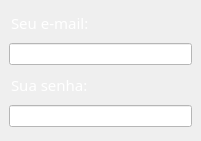
   <widget class="QWidget" name="verticalLayoutWidget">
    <property name="geometry">
     <rect>
      <x>100</x>
      <y>100</y>
      <width>201</width>
      <height>141</height>
     </rect>
    </property>
    <layout class="QVBoxLayout" name="verticalLayout">
     <property name="margin">
      <number>9</number>
     </property>
     <item>
      <widget class="QLabel" name="label_2">
       <property name="sizePolicy">
        <sizepolicy hsizetype="Minimum" vsizetype="Fixed">
         <horstretch>0</horstretch>
         <verstretch>0</verstretch>
        </sizepolicy>
       </property>
       <property name="palette">
        <palette>
         <active>
          <colorrole role="WindowText">
           <brush brushstyle="SolidPattern">
            <color alpha="255">
             <red>255</red>
             <green>255</green>
             <blue>255</blue>
            </color>
           </brush>
          </colorrole>
          <colorrole role="Button">
           <brush brushstyle="SolidPattern">
            <color alpha="100">
             <red>85</red>
             <green>170</green>
             <blue>127</blue>
            </color>
           </brush>
          </colorrole>
          <colorrole role="Light">
           <brush brushstyle="SolidPattern">
            <color alpha="100">
             <red>0</red>
             <green>0</green>
             <blue>0</blue>
            </color>
           </brush>
          </colorrole>
          <colorrole role="Midlight">
           <brush brushstyle="SolidPattern">
            <color alpha="100">
             <red>0</red>
             <green>0</green>
             <blue>0</blue>
            </color>
           </brush>
          </colorrole>
          <colorrole role="Dark">
           <brush brushstyle="SolidPattern">
            <color alpha="100">
             <red>0</red>
             <green>0</green>
             <blue>0</blue>
            </color>
           </brush>
          </colorrole>
          <colorrole role="Mid">
           <brush brushstyle="SolidPattern">
            <color alpha="100">
             <red>0</red>
             <green>0</green>
             <blue>0</blue>
            </color>
           </brush>
          </colorrole>
          <colorrole role="Text">
           <brush brushstyle="SolidPattern">
            <color alpha="255">
             <red>255</red>
             <green>255</green>
             <blue>255</blue>
            </color>
           </brush>
          </colorrole>
          <colorrole role="BrightText">
           <brush brushstyle="SolidPattern">
            <color alpha="255">
             <red>255</red>
             <green>255</green>
             <blue>255</blue>
            </color>
           </brush>
          </colorrole>
          <colorrole role="ButtonText">
           <brush brushstyle="SolidPattern">
            <color alpha="255">
             <red>255</red>
             <green>255</green>
             <blue>255</blue>
            </color>
           </brush>
          </colorrole>
          <colorrole role="Base">
           <brush brushstyle="SolidPattern">
            <color alpha="100">
             <red>85</red>
             <green>170</green>
             <blue>127</blue>
            </color>
           </brush>
          </colorrole>
          <colorrole role="Window">
           <brush brushstyle="SolidPattern">
            <color alpha="100">
             <red>85</red>
             <green>170</green>
             <blue>127</blue>
            </color>
           </brush>
          </colorrole>
          <colorrole role="Shadow">
           <brush brushstyle="SolidPattern">
            <color alpha="255">
             <red>0</red>
             <green>0</green>
             <blue>0</blue>
            </color>
           </brush>
          </colorrole>
          <colorrole role="AlternateBase">
           <brush brushstyle="SolidPattern">
            <color alpha="177">
             <red>0</red>
             <green>0</green>
             <blue>0</blue>
            </color>
           </brush>
          </colorrole>
          <colorrole role="ToolTipBase">
           <brush brushstyle="SolidPattern">
            <color alpha="255">
             <red>255</red>
             <green>255</green>
             <blue>220</blue>
            </color>
           </brush>
          </colorrole>
          <colorrole role="ToolTipText">
           <brush brushstyle="SolidPattern">
            <color alpha="255">
             <red>0</red>
             <green>0</green>
             <blue>0</blue>
            </color>
           </brush>
          </colorrole>
         </active>
         <inactive>
          <colorrole role="WindowText">
           <brush brushstyle="SolidPattern">
            <color alpha="255">
             <red>255</red>
             <green>255</green>
             <blue>255</blue>
            </color>
           </brush>
          </colorrole>
          <colorrole role="Button">
           <brush brushstyle="SolidPattern">
            <color alpha="100">
             <red>85</red>
             <green>170</green>
             <blue>127</blue>
            </color>
           </brush>
          </colorrole>
          <colorrole role="Light">
           <brush brushstyle="SolidPattern">
            <color alpha="100">
             <red>0</red>
             <green>0</green>
             <blue>0</blue>
            </color>
           </brush>
          </colorrole>
          <colorrole role="Midlight">
           <brush brushstyle="SolidPattern">
            <color alpha="100">
             <red>0</red>
             <green>0</green>
             <blue>0</blue>
            </color>
           </brush>
          </colorrole>
          <colorrole role="Dark">
           <brush brushstyle="SolidPattern">
            <color alpha="100">
             <red>0</red>
             <green>0</green>
             <blue>0</blue>
            </color>
           </brush>
          </colorrole>
          <colorrole role="Mid">
           <brush brushstyle="SolidPattern">
            <color alpha="100">
             <red>0</red>
             <green>0</green>
             <blue>0</blue>
            </color>
           </brush>
          </colorrole>
          <colorrole role="Text">
           <brush brushstyle="SolidPattern">
            <color alpha="255">
             <red>255</red>
             <green>255</green>
             <blue>255</blue>
            </color>
           </brush>
          </colorrole>
          <colorrole role="BrightText">
           <brush brushstyle="SolidPattern">
            <color alpha="255">
             <red>255</red>
             <green>255</green>
             <blue>255</blue>
            </color>
           </brush>
          </colorrole>
          <colorrole role="ButtonText">
           <brush brushstyle="SolidPattern">
            <color alpha="255">
             <red>255</red>
             <green>255</green>
             <blue>255</blue>
            </color>
           </brush>
          </colorrole>
          <colorrole role="Base">
           <brush brushstyle="SolidPattern">
            <color alpha="100">
             <red>85</red>
             <green>170</green>
             <blue>127</blue>
            </color>
           </brush>
          </colorrole>
          <colorrole role="Window">
           <brush brushstyle="SolidPattern">
            <color alpha="100">
             <red>85</red>
             <green>170</green>
             <blue>127</blue>
            </color>
           </brush>
          </colorrole>
          <colorrole role="Shadow">
           <brush brushstyle="SolidPattern">
            <color alpha="255">
             <red>0</red>
             <green>0</green>
             <blue>0</blue>
            </color>
           </brush>
          </colorrole>
          <colorrole role="AlternateBase">
           <brush brushstyle="SolidPattern">
            <color alpha="177">
             <red>0</red>
             <green>0</green>
             <blue>0</blue>
            </color>
           </brush>
          </colorrole>
          <colorrole role="ToolTipBase">
           <brush brushstyle="SolidPattern">
            <color alpha="255">
             <red>255</red>
             <green>255</green>
             <blue>220</blue>
            </color>
           </brush>
          </colorrole>
          <colorrole role="ToolTipText">
           <brush brushstyle="SolidPattern">
            <color alpha="255">
             <red>0</red>
             <green>0</green>
             <blue>0</blue>
            </color>
           </brush>
          </colorrole>
         </inactive>
         <disabled>
          <colorrole role="WindowText">
           <brush brushstyle="SolidPattern">
            <color alpha="100">
             <red>0</red>
             <green>0</green>
             <blue>0</blue>
            </color>
           </brush>
          </colorrole>
          <colorrole role="Button">
           <brush brushstyle="SolidPattern">
            <color alpha="100">
             <red>85</red>
             <green>170</green>
             <blue>127</blue>
            </color>
           </brush>
          </colorrole>
          <colorrole role="Light">
           <brush brushstyle="SolidPattern">
            <color alpha="100">
             <red>0</red>
             <green>0</green>
             <blue>0</blue>
            </color>
           </brush>
          </colorrole>
          <colorrole role="Midlight">
           <brush brushstyle="SolidPattern">
            <color alpha="100">
             <red>0</red>
             <green>0</green>
             <blue>0</blue>
            </color>
           </brush>
          </colorrole>
          <colorrole role="Dark">
           <brush brushstyle="SolidPattern">
            <color alpha="100">
             <red>0</red>
             <green>0</green>
             <blue>0</blue>
            </color>
           </brush>
          </colorrole>
          <colorrole role="Mid">
           <brush brushstyle="SolidPattern">
            <color alpha="100">
             <red>0</red>
             <green>0</green>
             <blue>0</blue>
            </color>
           </brush>
          </colorrole>
          <colorrole role="Text">
           <brush brushstyle="SolidPattern">
            <color alpha="100">
             <red>0</red>
             <green>0</green>
             <blue>0</blue>
            </color>
           </brush>
          </colorrole>
          <colorrole role="BrightText">
           <brush brushstyle="SolidPattern">
            <color alpha="255">
             <red>255</red>
             <green>255</green>
             <blue>255</blue>
            </color>
           </brush>
          </colorrole>
          <colorrole role="ButtonText">
           <brush brushstyle="SolidPattern">
            <color alpha="100">
             <red>0</red>
             <green>0</green>
             <blue>0</blue>
            </color>
           </brush>
          </colorrole>
          <colorrole role="Base">
           <brush brushstyle="SolidPattern">
            <color alpha="100">
             <red>85</red>
             <green>170</green>
             <blue>127</blue>
            </color>
           </brush>
          </colorrole>
          <colorrole role="Window">
           <brush brushstyle="SolidPattern">
            <color alpha="100">
             <red>85</red>
             <green>170</green>
             <blue>127</blue>
            </color>
           </brush>
          </colorrole>
          <colorrole role="Shadow">
           <brush brushstyle="SolidPattern">
            <color alpha="255">
             <red>0</red>
             <green>0</green>
             <blue>0</blue>
            </color>
           </brush>
          </colorrole>
          <colorrole role="AlternateBase">
           <brush brushstyle="SolidPattern">
            <color alpha="100">
             <red>0</red>
             <green>0</green>
             <blue>0</blue>
            </color>
           </brush>
          </colorrole>
          <colorrole role="ToolTipBase">
           <brush brushstyle="SolidPattern">
            <color alpha="255">
             <red>255</red>
             <green>255</green>
             <blue>220</blue>
            </color>
           </brush>
          </colorrole>
          <colorrole role="ToolTipText">
           <brush brushstyle="SolidPattern">
            <color alpha="255">
             <red>0</red>
             <green>0</green>
             <blue>0</blue>
            </color>
           </brush>
          </colorrole>
         </disabled>
        </palette>
       </property>
       <property name="font">
        <font>
         <family>Franklin Gothic Demi</family>
         <pointsize>11</pointsize>
        </font>
       </property>
       <property name="text">
        <string>Seu e-mail:</string>
       </property>
       <property name="scaledContents">
        <bool>false</bool>
       </property>
       <property name="wordWrap">
        <bool>false</bool>
       </property>
       <property name="margin">
        <number>2</number>
       </property>
       <property name="indent">
        <number>2</number>
       </property>
       <property name="openExternalLinks">
        <bool>false</bool>
       </property>
       <property name="buddy">
        <cstring></cstring>
       </property>
      </widget>
     </item>
     <item>
      <widget class="QLineEdit" name="lineEdit">
       <property name="sizePolicy">
        <sizepolicy hsizetype="Minimum" vsizetype="Fixed">
         <horstretch>0</horstretch>
         <verstretch>0</verstretch>
        </sizepolicy>
       </property>
       <property name="styleSheet">
        <string notr="true">background-color: rgb(255, 255, 255);</string>
       </property>
       <property name="maxLength">
        <number>100</number>
       </property>
      </widget>
     </item>
     <item>
      <widget class="QLabel" name="label_5">
       <property name="sizePolicy">
        <sizepolicy hsizetype="Minimum" vsizetype="Fixed">
         <horstretch>0</horstretch>
         <verstretch>0</verstretch>
        </sizepolicy>
       </property>
       <property name="palette">
        <palette>
         <active>
          <colorrole role="WindowText">
           <brush brushstyle="SolidPattern">
            <color alpha="255">
             <red>255</red>
             <green>255</green>
             <blue>255</blue>
            </color>
           </brush>
          </colorrole>
          <colorrole role="Button">
           <brush brushstyle="SolidPattern">
            <color alpha="100">
             <red>85</red>
             <green>170</green>
             <blue>127</blue>
            </color>
           </brush>
          </colorrole>
          <colorrole role="Light">
           <brush brushstyle="SolidPattern">
            <color alpha="100">
             <red>0</red>
             <green>0</green>
             <blue>0</blue>
            </color>
           </brush>
          </colorrole>
          <colorrole role="Midlight">
           <brush brushstyle="SolidPattern">
            <color alpha="100">
             <red>0</red>
             <green>0</green>
             <blue>0</blue>
            </color>
           </brush>
          </colorrole>
          <colorrole role="Dark">
           <brush brushstyle="SolidPattern">
            <color alpha="100">
             <red>0</red>
             <green>0</green>
             <blue>0</blue>
            </color>
           </brush>
          </colorrole>
          <colorrole role="Mid">
           <brush brushstyle="SolidPattern">
            <color alpha="100">
             <red>0</red>
             <green>0</green>
             <blue>0</blue>
            </color>
           </brush>
          </colorrole>
          <colorrole role="Text">
           <brush brushstyle="SolidPattern">
            <color alpha="255">
             <red>255</red>
             <green>255</green>
             <blue>255</blue>
            </color>
           </brush>
          </colorrole>
          <colorrole role="BrightText">
           <brush brushstyle="SolidPattern">
            <color alpha="255">
             <red>255</red>
             <green>255</green>
             <blue>255</blue>
            </color>
           </brush>
          </colorrole>
          <colorrole role="ButtonText">
           <brush brushstyle="SolidPattern">
            <color alpha="255">
             <red>255</red>
             <green>255</green>
             <blue>255</blue>
            </color>
           </brush>
          </colorrole>
          <colorrole role="Base">
           <brush brushstyle="SolidPattern">
            <color alpha="100">
             <red>85</red>
             <green>170</green>
             <blue>127</blue>
            </color>
           </brush>
          </colorrole>
          <colorrole role="Window">
           <brush brushstyle="SolidPattern">
            <color alpha="100">
             <red>85</red>
             <green>170</green>
             <blue>127</blue>
            </color>
           </brush>
          </colorrole>
          <colorrole role="Shadow">
           <brush brushstyle="SolidPattern">
            <color alpha="255">
             <red>0</red>
             <green>0</green>
             <blue>0</blue>
            </color>
           </brush>
          </colorrole>
          <colorrole role="AlternateBase">
           <brush brushstyle="SolidPattern">
            <color alpha="177">
             <red>0</red>
             <green>0</green>
             <blue>0</blue>
            </color>
           </brush>
          </colorrole>
          <colorrole role="ToolTipBase">
           <brush brushstyle="SolidPattern">
            <color alpha="255">
             <red>255</red>
             <green>255</green>
             <blue>220</blue>
            </color>
           </brush>
          </colorrole>
          <colorrole role="ToolTipText">
           <brush brushstyle="SolidPattern">
            <color alpha="255">
             <red>0</red>
             <green>0</green>
             <blue>0</blue>
            </color>
           </brush>
          </colorrole>
         </active>
         <inactive>
          <colorrole role="WindowText">
           <brush brushstyle="SolidPattern">
            <color alpha="255">
             <red>255</red>
             <green>255</green>
             <blue>255</blue>
            </color>
           </brush>
          </colorrole>
          <colorrole role="Button">
           <brush brushstyle="SolidPattern">
            <color alpha="100">
             <red>85</red>
             <green>170</green>
             <blue>127</blue>
            </color>
           </brush>
          </colorrole>
          <colorrole role="Light">
           <brush brushstyle="SolidPattern">
            <color alpha="100">
             <red>0</red>
             <green>0</green>
             <blue>0</blue>
            </color>
           </brush>
          </colorrole>
          <colorrole role="Midlight">
           <brush brushstyle="SolidPattern">
            <color alpha="100">
             <red>0</red>
             <green>0</green>
             <blue>0</blue>
            </color>
           </brush>
          </colorrole>
          <colorrole role="Dark">
           <brush brushstyle="SolidPattern">
            <color alpha="100">
             <red>0</red>
             <green>0</green>
             <blue>0</blue>
            </color>
           </brush>
          </colorrole>
          <colorrole role="Mid">
           <brush brushstyle="SolidPattern">
            <color alpha="100">
             <red>0</red>
             <green>0</green>
             <blue>0</blue>
            </color>
           </brush>
          </colorrole>
          <colorrole role="Text">
           <brush brushstyle="SolidPattern">
            <color alpha="255">
             <red>255</red>
             <green>255</green>
             <blue>255</blue>
            </color>
           </brush>
          </colorrole>
          <colorrole role="BrightText">
           <brush brushstyle="SolidPattern">
            <color alpha="255">
             <red>255</red>
             <green>255</green>
             <blue>255</blue>
            </color>
           </brush>
          </colorrole>
          <colorrole role="ButtonText">
           <brush brushstyle="SolidPattern">
            <color alpha="255">
             <red>255</red>
             <green>255</green>
             <blue>255</blue>
            </color>
           </brush>
          </colorrole>
          <colorrole role="Base">
           <brush brushstyle="SolidPattern">
            <color alpha="100">
             <red>85</red>
             <green>170</green>
             <blue>127</blue>
            </color>
           </brush>
          </colorrole>
          <colorrole role="Window">
           <brush brushstyle="SolidPattern">
            <color alpha="100">
             <red>85</red>
             <green>170</green>
             <blue>127</blue>
            </color>
           </brush>
          </colorrole>
          <colorrole role="Shadow">
           <brush brushstyle="SolidPattern">
            <color alpha="255">
             <red>0</red>
             <green>0</green>
             <blue>0</blue>
            </color>
           </brush>
          </colorrole>
          <colorrole role="AlternateBase">
           <brush brushstyle="SolidPattern">
            <color alpha="177">
             <red>0</red>
             <green>0</green>
             <blue>0</blue>
            </color>
           </brush>
          </colorrole>
          <colorrole role="ToolTipBase">
           <brush brushstyle="SolidPattern">
            <color alpha="255">
             <red>255</red>
             <green>255</green>
             <blue>220</blue>
            </color>
           </brush>
          </colorrole>
          <colorrole role="ToolTipText">
           <brush brushstyle="SolidPattern">
            <color alpha="255">
             <red>0</red>
             <green>0</green>
             <blue>0</blue>
            </color>
           </brush>
          </colorrole>
         </inactive>
         <disabled>
          <colorrole role="WindowText">
           <brush brushstyle="SolidPattern">
            <color alpha="100">
             <red>0</red>
             <green>0</green>
             <blue>0</blue>
            </color>
           </brush>
          </colorrole>
          <colorrole role="Button">
           <brush brushstyle="SolidPattern">
            <color alpha="100">
             <red>85</red>
             <green>170</green>
             <blue>127</blue>
            </color>
           </brush>
          </colorrole>
          <colorrole role="Light">
           <brush brushstyle="SolidPattern">
            <color alpha="100">
             <red>0</red>
             <green>0</green>
             <blue>0</blue>
            </color>
           </brush>
          </colorrole>
          <colorrole role="Midlight">
           <brush brushstyle="SolidPattern">
            <color alpha="100">
             <red>0</red>
             <green>0</green>
             <blue>0</blue>
            </color>
           </brush>
          </colorrole>
          <colorrole role="Dark">
           <brush brushstyle="SolidPattern">
            <color alpha="100">
             <red>0</red>
             <green>0</green>
             <blue>0</blue>
            </color>
           </brush>
          </colorrole>
          <colorrole role="Mid">
           <brush brushstyle="SolidPattern">
            <color alpha="100">
             <red>0</red>
             <green>0</green>
             <blue>0</blue>
            </color>
           </brush>
          </colorrole>
          <colorrole role="Text">
           <brush brushstyle="SolidPattern">
            <color alpha="100">
             <red>0</red>
             <green>0</green>
             <blue>0</blue>
            </color>
           </brush>
          </colorrole>
          <colorrole role="BrightText">
           <brush brushstyle="SolidPattern">
            <color alpha="255">
             <red>255</red>
             <green>255</green>
             <blue>255</blue>
            </color>
           </brush>
          </colorrole>
          <colorrole role="ButtonText">
           <brush brushstyle="SolidPattern">
            <color alpha="100">
             <red>0</red>
             <green>0</green>
             <blue>0</blue>
            </color>
           </brush>
          </colorrole>
          <colorrole role="Base">
           <brush brushstyle="SolidPattern">
            <color alpha="100">
             <red>85</red>
             <green>170</green>
             <blue>127</blue>
            </color>
           </brush>
          </colorrole>
          <colorrole role="Window">
           <brush brushstyle="SolidPattern">
            <color alpha="100">
             <red>85</red>
             <green>170</green>
             <blue>127</blue>
            </color>
           </brush>
          </colorrole>
          <colorrole role="Shadow">
           <brush brushstyle="SolidPattern">
            <color alpha="255">
             <red>0</red>
             <green>0</green>
             <blue>0</blue>
            </color>
           </brush>
          </colorrole>
          <colorrole role="AlternateBase">
           <brush brushstyle="SolidPattern">
            <color alpha="100">
             <red>0</red>
             <green>0</green>
             <blue>0</blue>
            </color>
           </brush>
          </colorrole>
          <colorrole role="ToolTipBase">
           <brush brushstyle="SolidPattern">
            <color alpha="255">
             <red>255</red>
             <green>255</green>
             <blue>220</blue>
            </color>
           </brush>
          </colorrole>
          <colorrole role="ToolTipText">
           <brush brushstyle="SolidPattern">
            <color alpha="255">
             <red>0</red>
             <green>0</green>
             <blue>0</blue>
            </color>
           </brush>
          </colorrole>
         </disabled>
        </palette>
       </property>
       <property name="font">
        <font>
         <family>Franklin Gothic Demi</family>
         <pointsize>11</pointsize>
        </font>
       </property>
       <property name="text">
        <string>Sua senha:</string>
       </property>
       <property name="margin">
        <number>2</number>
       </property>
       <property name="indent">
        <number>2</number>
       </property>
      </widget>
     </item>
     <item>
      <widget class="QLineEdit" name="lineEdit_2">
       <property name="sizePolicy">
        <sizepolicy hsizetype="Minimum" vsizetype="Fixed">
         <horstretch>0</horstretch>
         <verstretch>0</verstretch>
        </sizepolicy>
       </property>
       <property name="styleSheet">
        <string notr="true">background-color: rgb(255, 255, 255);</string>
       </property>
       <property name="maxLength">
        <number>50</number>
       </property>
       <property name="echoMode">
        <enum>QLineEdit::Password</enum>
       </property>
      </widget>
     </item>
    </layout>
   </widget>
